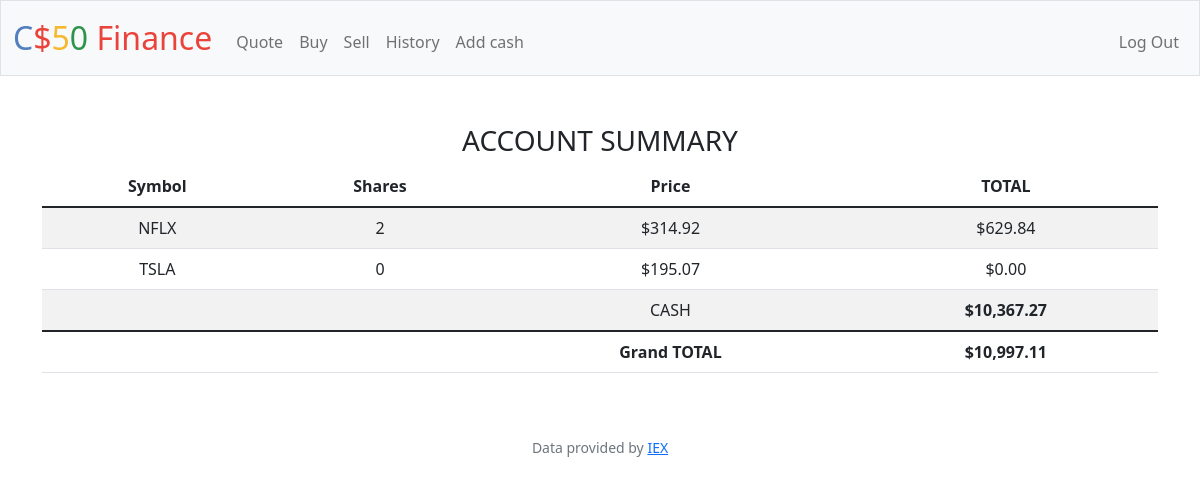
Screenshot of / (signed in) with the database file from the repository.
### tables this page shows
CREATE TABLE 'history' ('id' INTEGER PRIMARY KEY AUTOINCREMENT NOT NULL, 'user_id' INTEGER, 'shares' INTEGER, 'symbol' TEXT, 'price' REAL, 'date' DATETIME);

CREATE TABLE users (id INTEGER PRIMARY KEY AUTOINCREMENT NOT NULL, username TEXT NOT NULL, hash TEXT NOT NULL, cash NUMERIC NOT NULL DEFAULT 10000.00);

### app.py (the view)
@app.route("/")
@login_required
def index():
    user_id = session["user_id"]
    """storing the purchased items into variable "product" and create new variable
    user_balance to store the cash user has"""
    products = db.execute("SELECT symbol, SUM(shares) AS sum_shares, price FROM history WHERE user_id = ? GROUP BY symbol", user_id)
    user_balance = db.execute("SELECT cash FROM users WHERE id = ?", user_id)[0]["cash"]
    total = user_balance
    for product in products:
        total += product["price"] * product["sum_shares"]
    return render_template("index.html", products = products, user_balance=user_balance, total = total )

### app.py (called while the page is built)
@app.after_request
def after_request(response):
    response.headers["Cache-Control"] = "no-cache, no-store, must-revalidate"
    response.headers["Expires"] = 0
    response.headers["Pragma"] = "no-cache"
    return response

### helpers.py (called while the page is built)
def login_required(f):
    @wraps(f)
    def decorated_function(*args, **kwargs):
        if session.get("user_id") is None:
            return redirect("/login")
        return f(*args, **kwargs)
    return decorated_function

def usd(value):
    return f"${value:,.2f}"

### templates/index.html (shortened to what this page needs)
{% extends "layout.html" %}
{% block main %}
    <div class="container-lg">
        <h3>ACCOUNT SUMMARY</h3>
        <table class="table table-striped">
            <thead>
                <tr>
                    <th>Symbol</th>
                    <th>Shares</th>
                    <th>Price</th>
                    <th>TOTAL</th>
                </tr>
            </thead>
            <tbody>
                {% for product in products %}
                <tr>
                    <td>{{ product["symbol"]}}</td>
                    <td>{{ product["sum_shares"]}}</td>
                    <td>{{ product["price"] | usd }}</td>
                    <td>{{ (product["sum_shares"] * product["price"]) | usd }}</td>
                </tr>
                {% endfor %}
                <tr>
                    <td></td>
                    <td></td>
                    <td>CASH</td>
                    <td> <strong>{{user_balance | usd}}</strong></td>
                </tr>
            </tbody>
            <tfoot>
                <td colspan="2"> </td>
                <td> <strong>Grand TOTAL</strong></td>
                <td> <strong>{{ total | usd }}</strong></td>
            </tfoot>
        </table>
    </div>
{% endblock %}

### rows the page displays
history: symbol "NFLX", sum_shares "2", price "$314.92", sum_shares "$629.84"
history: symbol "TSLA", sum_shares "0", price "$195.07", sum_shares "$0.00"
users: cash "$10,367.27"

### other values shown
{{ total | usd }} "$10,997.11"
